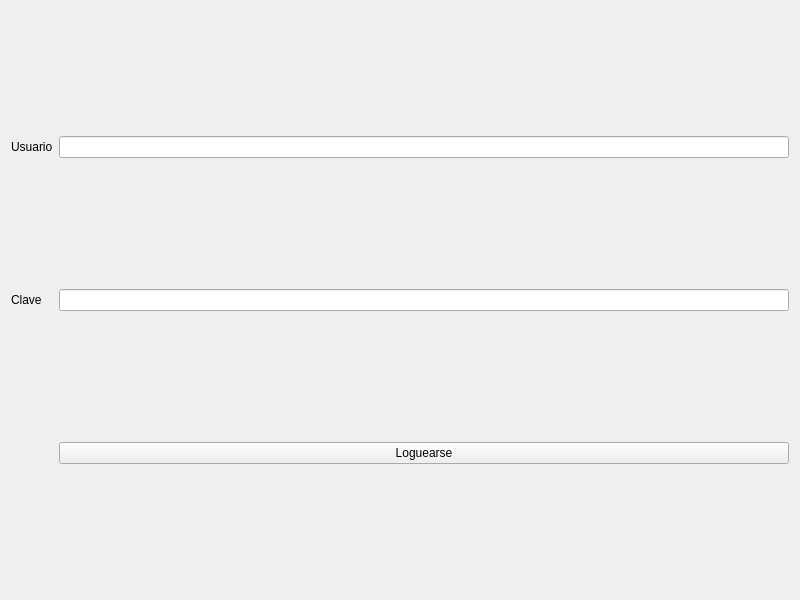
<?xml version="1.0" encoding="UTF-8"?>
<ui version="4.0">
 <class>Login</class>
 <widget class="QWidget" name="Login">
  <property name="geometry">
   <rect>
    <x>0</x>
    <y>0</y>
    <width>800</width>
    <height>600</height>
   </rect>
  </property>
  <property name="windowTitle">
   <string>Login</string>
  </property>
  <layout class="QGridLayout" name="gridLayout">
   <item row="1" column="1">
    <widget class="QLineEdit" name="passwordLineEdit"/>
   </item>
   <item row="2" column="1">
    <widget class="QPushButton" name="loginButton">
     <property name="text">
      <string>Loguearse</string>
     </property>
    </widget>
   </item>
   <item row="0" column="1">
    <widget class="QLineEdit" name="usernameLineEdit"/>
   </item>
   <item row="0" column="0">
    <widget class="QLabel" name="lUser">
     <property name="text">
      <string>Usuario</string>
     </property>
    </widget>
   </item>
   <item row="1" column="0">
    <widget class="QLabel" name="lClave">
     <property name="text">
      <string>Clave</string>
     </property>
    </widget>
   </item>
  </layout>
 </widget>
 <resources/>
 <connections/>
</ui>
